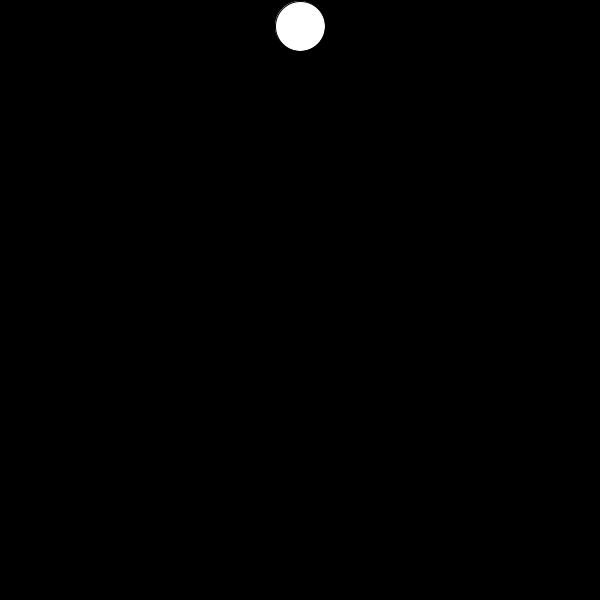
Frame 1 (no input)
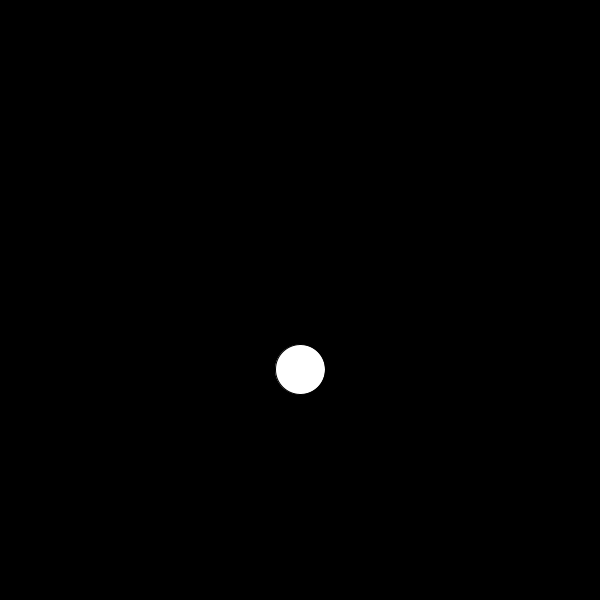
Frame 60 (the mouse pressed at the canvas centre just before this capture)
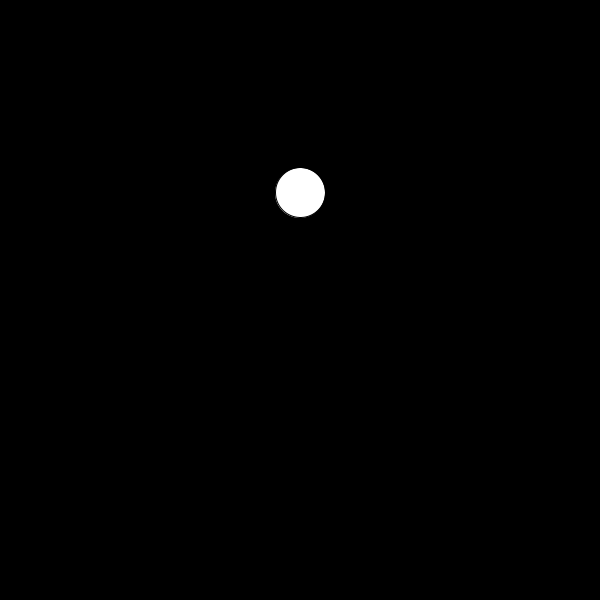
Frame 120 (the mouse held since frame 60 and released just before this capture)

The Processing sketch that drew these frames (run headless with seeded random() and noise(); from frame 60 on, the mouse is pressed at the canvas centre):

// Processing sketch: Q1
// ── Q1.pde
//PVectors 
PVector pos, vel, accel; 


void setup(){
  size(600, 600); 
  pos = new PVector (width/2, 25); 
  vel = new PVector (0, 1); 
  accel = new PVector(0, .98); 
  smooth(); 
  
}

void draw(){
  background(0); 
  
  pos.add(vel); 
  vel.add(accel); 
  
  ellipse(pos.x, pos.y, 50, 50); 
  
  if(pos.y >= height){
    pos.y = 25; 
    vel.y = 1; 
  } 
}
